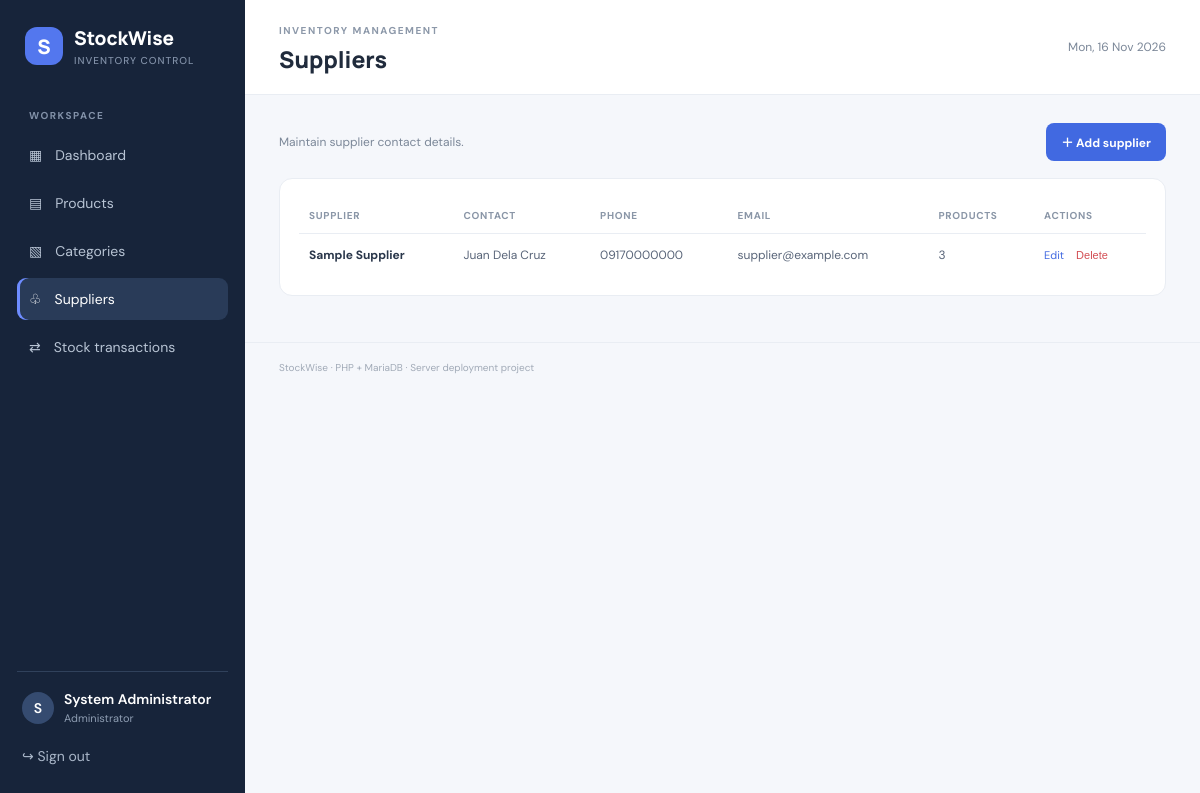
Page /suppliers.php (signed in) on the committed database.
### tables this page shows
CREATE TABLE IF NOT EXISTS suppliers (
 id INT AUTO_INCREMENT PRIMARY KEY,
 name VARCHAR(150) NOT NULL,
 contact_person VARCHAR(120) DEFAULT '',
 phone VARCHAR(40) DEFAULT '',
 email VARCHAR(150) DEFAULT '',
 created_at TIMESTAMP DEFAULT CURRENT_TIMESTAMP
);

### includes/functions.php (called while the page is built, shortened)
<?php
function e($value): string {
    return htmlspecialchars((string)$value, ENT_QUOTES, 'UTF-8');
}

### suppliers.php (the view, shortened to what this page needs)
<?php
require_once __DIR__ . '/includes/functions.php'; require_login(); $pdo=db();
$rows=$pdo->query('SELECT s.*,COUNT(p.id) product_count FROM suppliers s LEFT JOIN products p ON p.supplier_id=s.id GROUP BY s.id ORDER BY s.name')->fetchAll();$page_title='Suppliers';require 'includes/header.php'; ?>
<div class="page-actions"><span class="muted">Maintain supplier contact details.</span><a class="btn primary" href="suppliers.php?add=1">＋ Add supplier</a></div>
<section class="panel"><div class="table-wrap"><table><thead><tr><th>Supplier</th><th>Contact</th><th>Phone</th><th>Email</th><th>Products</th><th>Actions</th></tr></thead><tbody><?php foreach($rows as $r): ?><tr><td class="strong"><?= e($r['name']) ?></td><td><?= e($r['contact_person']) ?></td><td><?= e($r['phone']) ?></td><td><?= e($r['email']) ?></td><td><?= (int)$r['product_count'] ?></td><td class="actions"><a href="suppliers.php?edit=<?= $r['id'] ?>">Edit</a><form method="post" data-confirm="Delete this supplier?"><input type="hidden" name="csrf" value="<?= e(csrf_token()) ?>"><input type="hidden" name="action" value="delete"><input type="hidden" name="id" value="<?= $r['id'] ?>"><button class="link danger">Delete</button></form></td></tr><?php endforeach; ?><?php if(!$rows): ?><tr><td colspan="6" class="empty">No suppliers yet.</td></tr><?php endif; ?></tbody></table></div></section>
<?php require 'includes/footer.php'; ?>

### assets/style.css (style rules this page uses)
:root { --navy:#17243a;--ink:#202b3c;--muted:#7b8798;--line:#e9edf3;--bg:#f5f7fb;--blue:#4169e1;--green:#15966b }
* { box-sizing:border-box }
body { margin:0;background:var(--bg);color:var(--ink);font:14px 'DM Sans',Arial,sans-serif }
.stat-card,.panel { background:white;border:1px solid var(--line);border-radius:13px }
.panel { padding:19px;margin-bottom:18px }
.table-wrap { overflow-x:auto }
table { border-collapse:collapse;width:100%;white-space:nowrap }
th { text-align:left;color:#8a96a7;font-size:10px;text-transform:uppercase;letter-spacing:.7px;font-weight:700;padding:11px 10px;border-bottom:1px solid var(--line) }
td { padding:13px 10px;border-bottom:1px solid #f0f2f6;font-size:12px;color:#596579 }
tr:last-child td { border-bottom:0 }
.strong { font-weight:700;color:#29364a }
.page-actions { display:flex;justify-content:space-between;align-items:center;gap:12px;margin-bottom:17px }
.btn { display:inline-flex;align-items:center;justify-content:center;padding:10px 15px;border:0;border-radius:8px;text-decoration:none;font:700 12px 'DM Sans';cursor:pointer }
.btn.primary { background:var(--blue);color:white }
.actions { display:flex;gap:12px;align-items:center }
.actions a,.link { color:var(--blue);font-size:11px;text-decoration:none;background:none;border:0;padding:0;cursor:pointer }
.actions form { display:inline }
.actions .danger { color:#d34e54 }
.muted { color:var(--muted);font-size:12px }

### rows in the picture
suppliers: name "Sample Supplier", contact_person "Juan Dela Cruz", phone "09170000000", email "supplier@example.com", product_count "3"

### other values in the picture
substr($_SESSION['name'] ?? 'A',0,1) "S"
$_SESSION['name'] "System Administrator"
$page_title "Suppliers"
